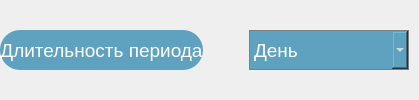
               <widget class="QWidget" name="widget_2" native="true">
                <property name="sizePolicy">
                 <sizepolicy hsizetype="Preferred" vsizetype="Minimum">
                  <horstretch>0</horstretch>
                  <verstretch>0</verstretch>
                 </sizepolicy>
                </property>
                <layout class="QHBoxLayout" name="horizontalLayout_3">
                 <property name="spacing">
                  <number>7</number>
                 </property>
                 <property name="leftMargin">
                  <number>0</number>
                 </property>
                 <property name="topMargin">
                  <number>0</number>
                 </property>
                 <property name="rightMargin">
                  <number>10</number>
                 </property>
                 <property name="bottomMargin">
                  <number>0</number>
                 </property>
                 <item>
                  <widget class="QLabel" name="label">
                   <property name="sizePolicy">
                    <sizepolicy hsizetype="Preferred" vsizetype="Fixed">
                     <horstretch>0</horstretch>
                     <verstretch>0</verstretch>
                    </sizepolicy>
                   </property>
                   <property name="minimumSize">
                    <size>
                     <width>0</width>
                     <height>40</height>
                    </size>
                   </property>
                   <property name="font">
                    <font>
                     <family>Arial</family>
                     <pointsize>14</pointsize>
                     <italic>false</italic>
                    </font>
                   </property>
                   <property name="styleSheet">
                    <string notr="true">QLabel {
     border: none;
	height: 40px;
     border-radius: 20px;
	background-color: #5EA2BF;
	color: white;
 }</string>
                   </property>
                   <property name="text">
                    <string>Длительность периода</string>
                   </property>
                   <property name="alignment">
                    <set>Qt::AlignCenter</set>
                   </property>
                   <property name="margin">
                    <number>10</number>
                   </property>
                  </widget>
                 </item>
                 <item>
                  <widget class="QPushButton" name="info_1">
                   <property name="enabled">
                    <bool>true</bool>
                   </property>
                   <property name="sizePolicy">
                    <sizepolicy hsizetype="Fixed" vsizetype="Fixed">
                     <horstretch>0</horstretch>
                     <verstretch>0</verstretch>
                    </sizepolicy>
                   </property>
                   <property name="minimumSize">
                    <size>
                     <width>32</width>
                     <height>32</height>
                    </size>
                   </property>
                   <property name="maximumSize">
                    <size>
                     <width>32</width>
                     <height>32</height>
                    </size>
                   </property>
                   <property name="toolTip">
                    <string>&lt;html&gt;&lt;head/&gt;&lt;body&gt;&lt;p&gt;&lt;br/&gt;&lt;/p&gt;&lt;/body&gt;&lt;/html&gt;</string>
                   </property>
                   <property name="autoFillBackground">
                    <bool>false</bool>
                   </property>
                   <property name="styleSheet">
                    <string notr="true"> QPushButton {
     border: none;
	background-color: none;
 }</string>
                   </property>
                   <property name="text">
                    <string/>
                   </property>
                   <property name="icon">
                    <iconset resource="resources.qrc">
                     <normaloff>:/resources/info.svg</normaloff>:/resources/info.svg</iconset>
                   </property>
                   <property name="iconSize">
                    <size>
                     <width>32</width>
                     <height>32</height>
                    </size>
                   </property>
                  </widget>
                 </item>
                 <item>
                  <widget class="QComboBox" name="PeriodComboBox">
                   <property name="enabled">
                    <bool>true</bool>
                   </property>
                   <property name="sizePolicy">
                    <sizepolicy hsizetype="Fixed" vsizetype="Fixed">
                     <horstretch>0</horstretch>
                     <verstretch>0</verstretch>
                    </sizepolicy>
                   </property>
                   <property name="minimumSize">
                    <size>
                     <width>160</width>
                     <height>40</height>
                    </size>
                   </property>
                   <property name="maximumSize">
                    <size>
                     <width>16777215</width>
                     <height>16777215</height>
                    </size>
                   </property>
                   <property name="font">
                    <font>
                     <family>Arial</family>
                     <pointsize>14</pointsize>
                    </font>
                   </property>
                   <property name="styleSheet">
                    <string notr="true">QComboBox {
    border: 1px solid gray;
color:white;
background: #5EA2BF;
}
QComboBox:disabled {
    border: 1px solid gray;
color:rgb(194, 194, 194);
background: rgb(122, 155, 176);
}
QComboBox:!editable {
    
}
QComboBox QAbstractItemView {
    border: none;
	background: rgb(72, 123, 147);
}</string>
                   </property>
                   <property name="frame">
                    <bool>false</bool>
                   </property>
                   <item>
                    <property name="text">
                     <string>День</string>
                    </property>
                   </item>
                   <item>
                    <property name="text">
                     <string>Неделя</string>
                    </property>
                   </item>
                   <item>
                    <property name="text">
                     <string>Месяц</string>
                    </property>
                   </item>
                   <item>
                    <property name="text">
                     <string>Год</string>
                    </property>
                   </item>
                  </widget>
                 </item>
                </layout>
               </widget>
